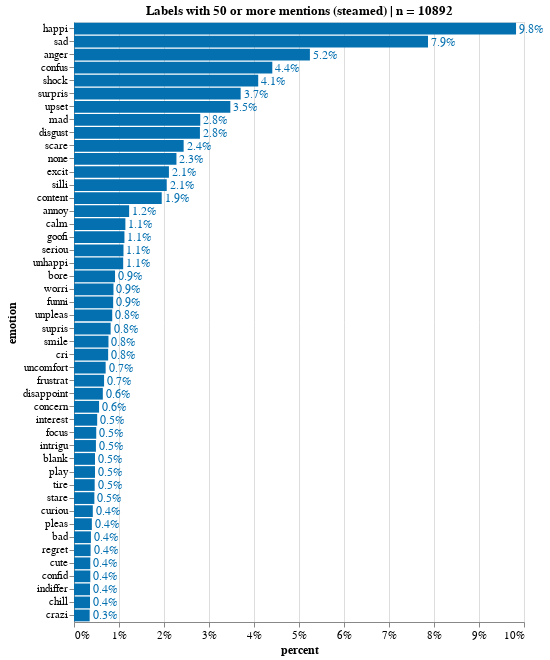

Notebook cell for this chart:
### Code cell
source = df_emo_overall[df_emo_overall['counts'] > 49]
title = 'Labels with 50 or more mentions (steamed) | n = '+ source['counts'].sum().astype(str)
X, Y = 'percent:Q', 'emotion:N'
w, h= 450, 600
txs, ls, ts = 12, 11, 12

chart_overall_per = simple_per_bar(source, title=title, X=X, Y=Y, width=w, height=h, text_size = txs, label_size = ls, title_size=ts)
chart_overall_per.display(renderer='svg')

### Figure 1 — Vega-Lite specification as saved in the notebook (floating-point values rounded to 4 significant figures)
{"config": {"view": {"continuousWidth": 400, "continuousHeight": 300}, "axis": {"labelFontSize": 11, "titleFontSize": 12}}, "layer": [{"mark": "bar", "encoding": {"color": {"condition": {"value": "orange", "test": "(datum.emotion === 'Some')"}, "value": "#0570b0"}, "x": {"type": "quantitative", "axis": {"format": ".0%"}, "field": "percent"}, "y": {"type": "nominal", "field": "emotion", "sort": "-x"}}, "title": "Labels with 50 or more mentions (steamed) | n = 10892"}, {"mark": {"type": "text", "align": "left", "baseline": "middle", "dx": 3, "fontSize": 12}, "encoding": {"color": {"condition": {"value": "orange", "test": "(datum.emotion === 'Some')"}, "value": "#0570b0"}, "text": {"type": "quantitative", "field": "percent", "format": ".1%"}, "x": {"type": "quantitative", "axis": {"format": ".0%"}, "field": "percent"}, "y": {"type": "nominal", "field": "emotion", "sort": "-x"}}, "title": "Labels with 50 or more mentions (steamed) | n = 10892"}], "data": {"name": "data-b761b7ec1c21abaf7643242cf9d27a4d"}, "height": 600, "width": 450, "$schema": "https://vega.github.io/schema/vega-lite/v4.8.1.json", "datasets": {"data-b761b7ec1c21abaf7643242cf9d27a4d": [{"counts": 1411, "emotion": "happi", "percent": 0.09823}, {"counts": 1130, "emotion": "sad", "percent": 0.07867}, {"counts": 753, "emotion": "anger", "percent": 0.05242}, {"counts": 633, "emotion": "confus", "percent": 0.04407}, {"counts": 588, "emotion": "shock", "percent": 0.04094}, {"counts": 532, "emotion": "surpris", "percent": 0.03704}, {"counts": 499, "emotion": "upset", "percent": 0.03474}, {"counts": 403, "emotion": "mad", "percent": 0.02806}, {"counts": 402, "emotion": "disgust", "percent": 0.02799}, {"counts": 350, "emotion": "scare", "percent": 0.02437}, {"counts": 327, "emotion": "none", "percent": 0.02277}, {"counts": 303, "emotion": "excit", "percent": 0.02109}, {"counts": 296, "emotion": "silli", "percent": 0.02061}, {"counts": 280, "emotion": "content", "percent": 0.01949}, {"counts": 176, "emotion": "annoy", "percent": 0.01225}, {"counts": 164, "emotion": "calm", "percent": 0.01142}, {"counts": 161, "emotion": "goofi", "percent": 0.01121}, {"counts": 158, "emotion": "seriou", "percent": 0.011}, {"counts": 157, "emotion": "unhappi", "percent": 0.01093}, {"counts": 131, "emotion": "bore", "percent": 0.00912}, {"counts": 126, "emotion": "worri", "percent": 0.008772}, {"counts": 125, "emotion": "funni", "percent": 0.008702}, {"counts": 122, "emotion": "unpleas", "percent": 0.008493}, {"counts": 117, "emotion": "supris", "percent": 0.008145}, {"counts": 110, "emotion": "smile", "percent": 0.007658}, {"counts": 109, "emotion": "cri", "percent": 0.007588}, {"counts": 101, "emotion": "uncomfort", "percent": 0.007031}, {"counts": 96, "emotion": "frustrat", "percent": 0.006683}, {"counts": 92, "emotion": "disappoint", "percent": 0.006405}, {"counts": 80, "emotion": "concern", "percent": 0.005569}, {"counts": 74, "emotion": "interest", "percent": 0.005152}, {"counts": 71, "emotion": "focus", "percent": 0.004943}, {"counts": 70, "emotion": "intrigu", "percent": 0.004873}, {"counts": 67, "emotion": "blank", "percent": 0.004664}, {"counts": 67, "emotion": "play", "percent": 0.004664}, {"counts": 66, "emotion": "tire", "percent": 0.004595}, {"counts": 65, "emotion": "stare", "percent": 0.004525}, {"counts": 60, "emotion": "curiou", "percent": 0.004177}, {"counts": 57, "emotion": "pleas", "percent": 0.003968}, {"counts": 54, "emotion": "bad", "percent": 0.003759}, {"counts": 53, "emotion": "regret", "percent": 0.00369}, {"counts": 52, "emotion": "cute", "percent": 0.00362}, {"counts": 52, "emotion": "confid", "percent": 0.00362}, {"counts": 51, "emotion": "indiffer", "percent": 0.003551}, {"counts": 51, "emotion": "chill", "percent": 0.003551}, {"counts": 50, "emotion": "crazi", "percent": 0.003481}]}}
